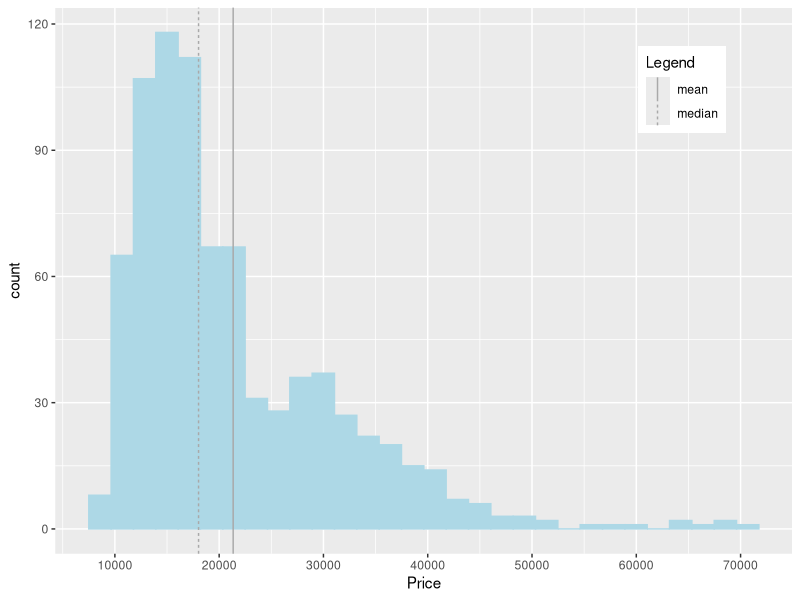
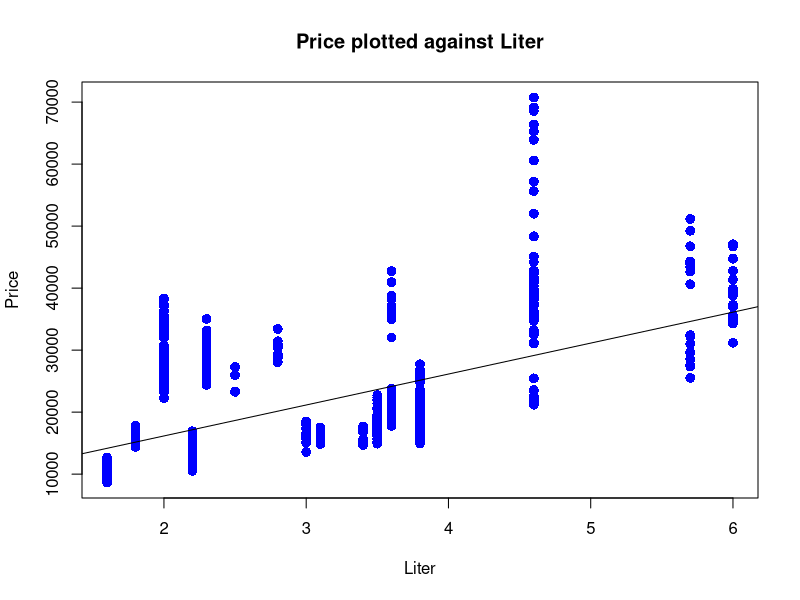
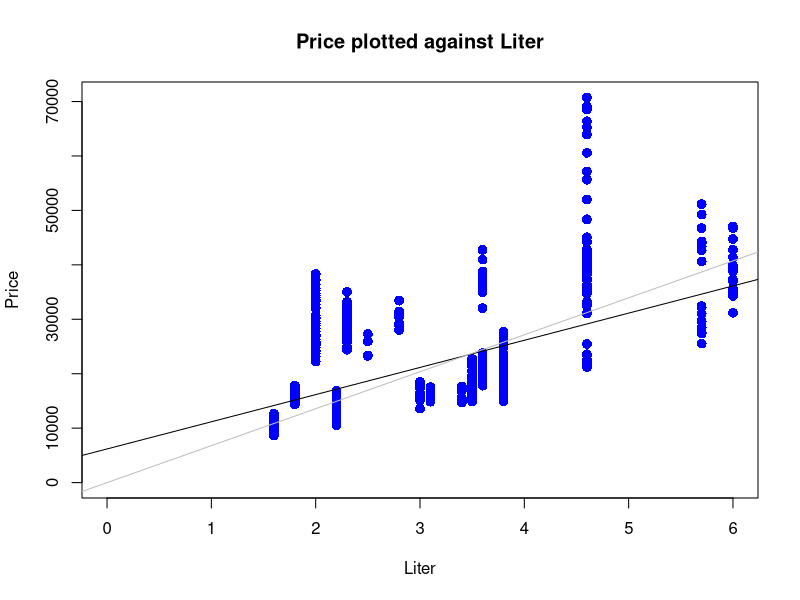

Source code (R) for these figures, in order:
## ---- chunk 1
library("readxl")
library("ggplot2")
library("sandwich")
library("dplyr")
## ---- chunk 2
car_data <- read_excel("QRMassignment20211008.xlsx")
## ---- chunk 3
mm_car_data <- data.frame(moment = c("mean","median"),mean_n_median = c(mean(car_data$Price),median(car_data$Price)))

ggplot(car_data, aes(x=Price)) + 
  geom_histogram(col = "lightblue", fill = "lightblue") +
  geom_vline(data=mm_car_data,aes(xintercept=mean_n_median,linetype=factor(moment)),
             show.legend=TRUE, col = "darkgrey") +
  labs(linetype='Legend') + 
  theme(legend.position = c(0.85,0.85)) +
  scale_x_continuous(breaks = round(seq(0, 80000, by = 10000),1))
## ---- chunk 4
#b)

car_small_cyl_vol <- car_data %>% filter(Liter < 3)
car_large_cyl_vol <- car_data %>% filter(Liter > 3)

  ### check whether below and above 3 liters includes all observations
  identical(nrow(car_small_cyl_vol)+nrow(car_large_cyl_vol),nrow(car_data))
  ##returns FALSE; hence it does not include all observations
  
  ### Cars with exactly 3 liters cylinder volume should be excluded after the constraints given in the exercise
  car_between_cyl_vol <- car_data %>% filter(Liter == 3)
  
  ### including 3 liter culinder volume cars as well yields the identical lenth of datasets
  identical(nrow(car_small_cyl_vol)+nrow(car_large_cyl_vol)+nrow(car_between_cyl_vol),nrow(car_data))

my_small <- car_small_cyl_vol$Liter
my_large <- car_large_cyl_vol$Liter

### Compute a t-test to test the null hypothesis for two means
t.test(my_small, my_large, conf.level = 0.99)


  ### We reject the null hypothesis that the population mean price of cars with a cylinder volume of more than 3 liters equals the population mean price of cars with a cylinder volume of more than 3 liters at a significance level of 0.01 as the constructed p-value is insignificant (i.e., very small)

#c)

price <- car_data$Price
liter <- car_data$Liter

### OLS estimation
lm_price_liter <- lm(price ~ liter)

summary(lm_price_liter)


### Computation of heteroscedasticity-robust standard errors
heterorob_SE <- sqrt(diag(vcovHC(lm_price_liter, type = "HC1")))
heterorob_SE

### Create table

### some explainng words here

#d)

### Plot and add prices vs. liter to regression line

plot(liter, price, pch = 16, cex = 1.3, col = "blue", main = "Price plotted against Liter", xlab = "Liter", ylab = "Price") + abline(lm_price_liter)

#e)

lm_price_origin_liter <- lm(price ~ 0 + liter)

heterorob_origin_SE <- sqrt(diag(vcovHC(lm_price_origin_liter, type = "HC1")))
heterorob_origin_SE

#f)
plot(liter, price, pch = 16, cex = 1.3, col = "blue", main = "Price plotted against Liter", xlab = "Liter", ylab = "Price", xlim=c(0,max(liter)), ylim = c(0, max(price))) + abline(lm_price_liter) + abline(lm_price_origin_liter, col = "grey")

#g)

summary(lm_price_origin_liter)

#h)

car_data_h <- select(car_data, Price, Liter, Mileage, Cruise, Sound, Leather)

lm_prices_all <- lm(data = car_data_h, Price ~ .)

#i)
summary(lm_prices_all)

#j)

car_data_j <- mutate(car_data_h, miles_30k = 1*(Mileage>30000))

lm_prices_all_30kmiles <- lm(data = car_data_j, Price ~ .)

summary(lm_prices_all_30kmiles)
